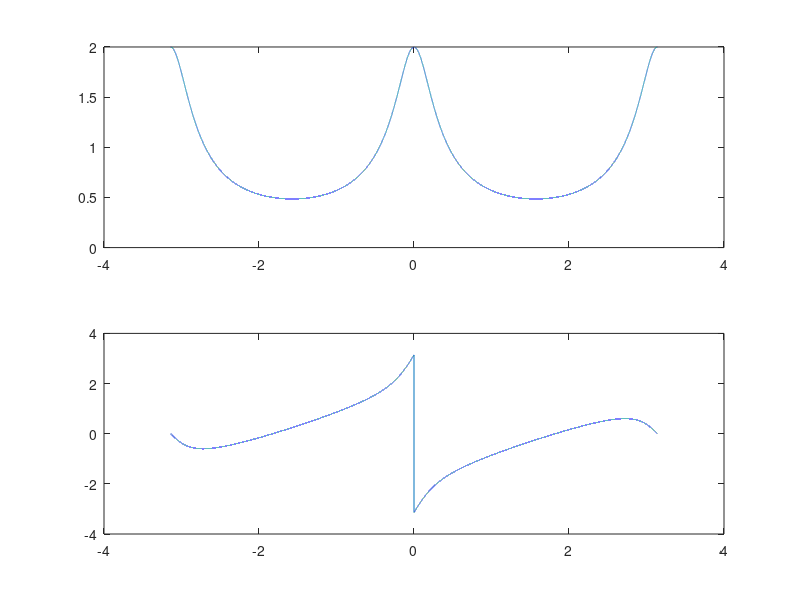
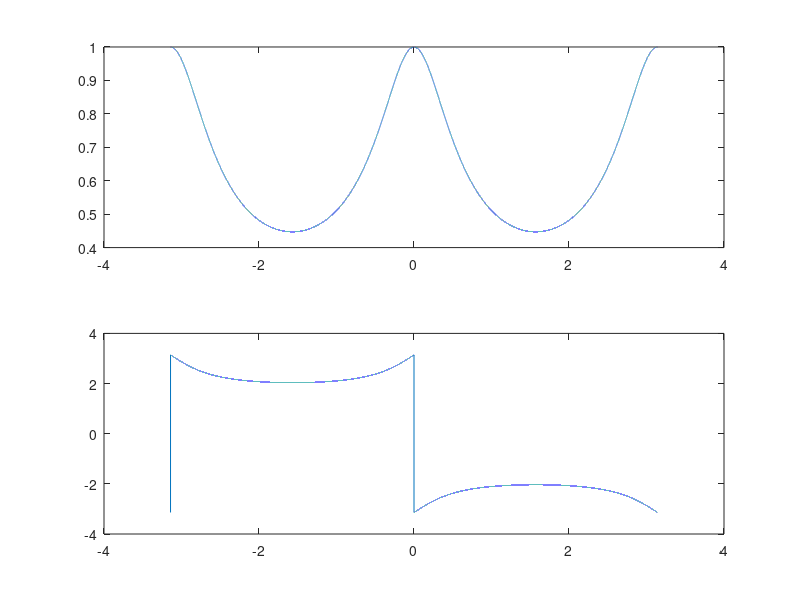
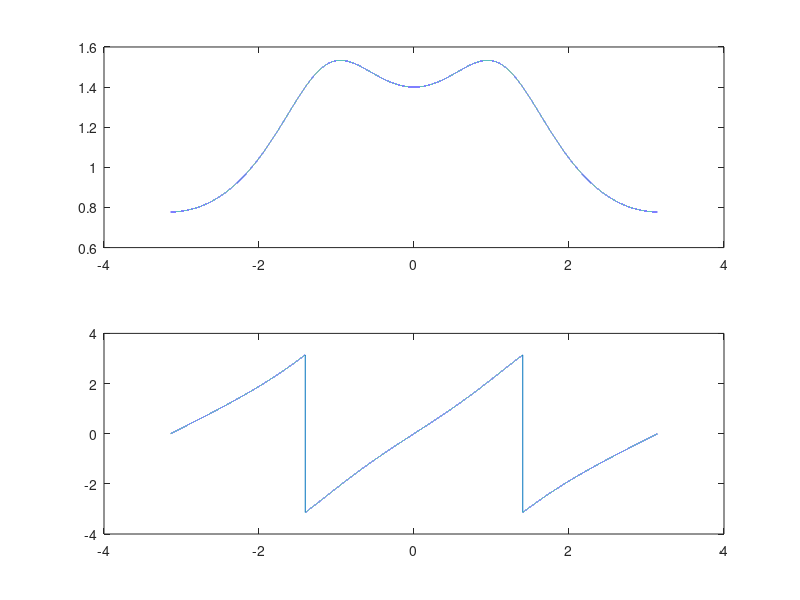
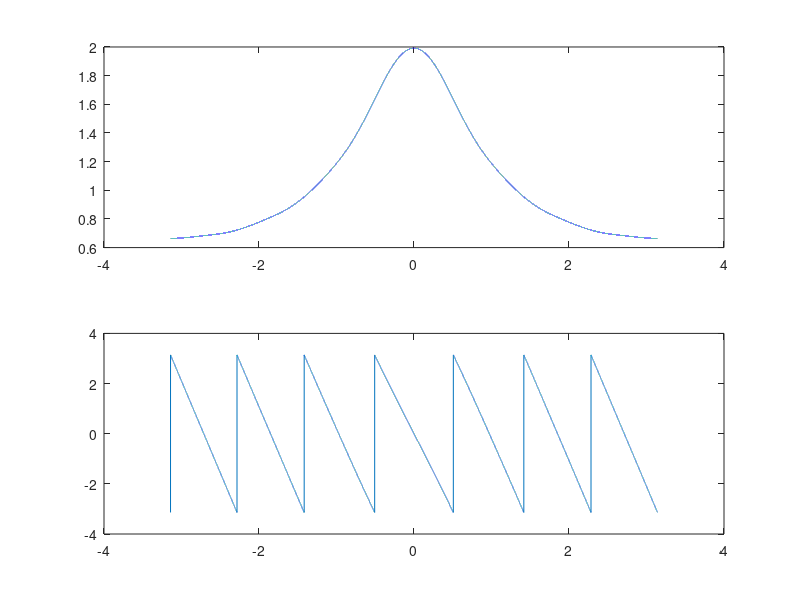

Reproduce these figures in MATLAB, in order.
%Declaramos las funciones
Fm = 10000;
T=1/Fm;
w = 0:T:2*pi-T;
r = 1;
z = r*exp(j*w);
f=-pi:T:pi-T;


%Para el 1

#a = [0.25 -0.5 1];
a = z.^2 - 0.5*z - 1;
#b = [0 0 1];
b = z.^2;

h1 = b./a;
h1_f = [h1(floor(length(h1)/2)+1:length(h1)) h1(1:floor(length(h1)/2))];

figure(1);
#[h1,f1] = freqz(b,a,N,0,Fs);
#freqz_plot(f1,h1);

subplot(2,1,1);
plot(f,abs(h1_f));%Frecuencia
subplot(2,1,2);
plot(f,angle(h1_f));%Fase



%Para el 2

#a = [-1 -1 1];
a = z.^2 - 1*z - 1;
#b = [0 1];
b = z;
h2 = b./a;
h2_f = [h2(floor(length(h2)/2)+1:length(h2)) h2(1:floor(length(h2)/2))];

figure(2);
#[h2,f2] = freqz(b,a,N,0,Fs);
#freqz_plot(f2,h2);

subplot(2,1,1);
plot(f,abs(h2_f));%Frecuencia
subplot(2,1,2);
plot(f,angle(h2_f));%Fase

%Para el 3

#a = [6 -2 1];
#b = [0 0 7];
a = z.^2 - 2*z +6 ;
b = 7*z.^2;
h3 = b./a;
h3_f = [h3(floor(length(h3)/2)+1:length(h3)) h3(1:floor(length(h3)/2))];

figure(3);
#[h3,f3] = freqz(b,a,N,0,Fs);
#freqz_plot(f3,h3);

subplot(2,1,1);
plot(f,abs(h3_f));%Frecuencia
subplot(2,1,2);
plot(f,angle(h3_f));%Fase

%Para el 4

a = [0 0 0 0 0 0 0 0 1];
b = [1/128 1/64 1/32 1/16 1/8 1/4 1/2 1];

a = z.^7 ;
b = (1/128)*z.^7 + (1/64)*z.^6 + (1/32)*z.^5 + (1/16)*z.^4 + (1/8)*z.^3 + (1/4)*z.^2 + (1/2)*z + 1;
h4 = b./a;
h4_f = [h4(floor(length(h4)/2)+1:length(h4)) h4(1:floor(length(h4)/2))];

figure(4);
#[h4,f4] = freqz(b,a,N,0,Fs);
#freqz_plot(f4,h4);

subplot(2,1,1);
plot(f,abs(h4_f));%Frecuencia
subplot(2,1,2);
plot(f,angle(h4_f));%Fase


